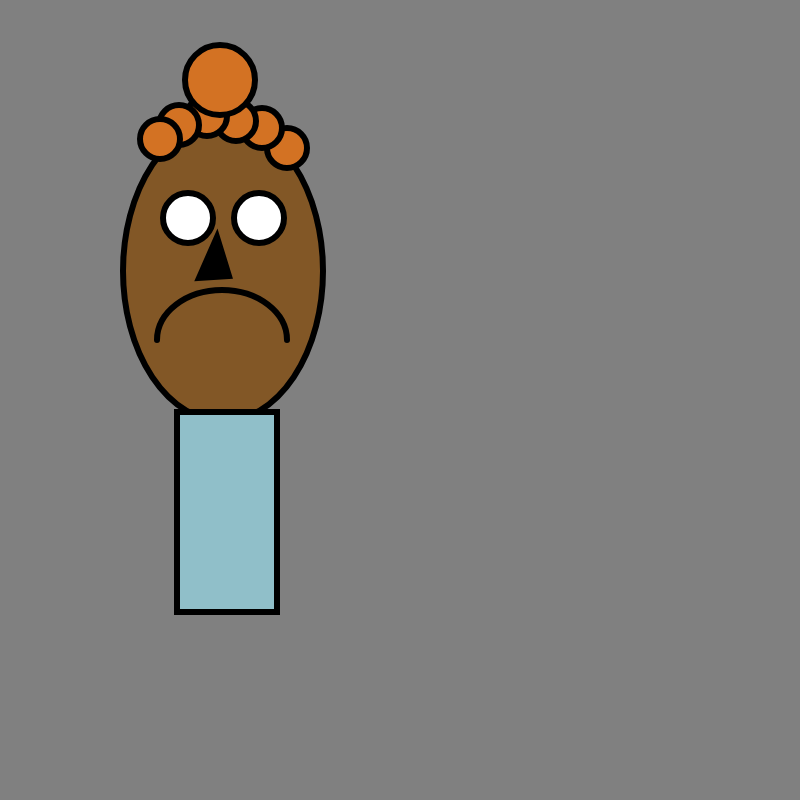
Frame 1 (no input)
Frame 60 (no input): identical to frame 1, image omitted
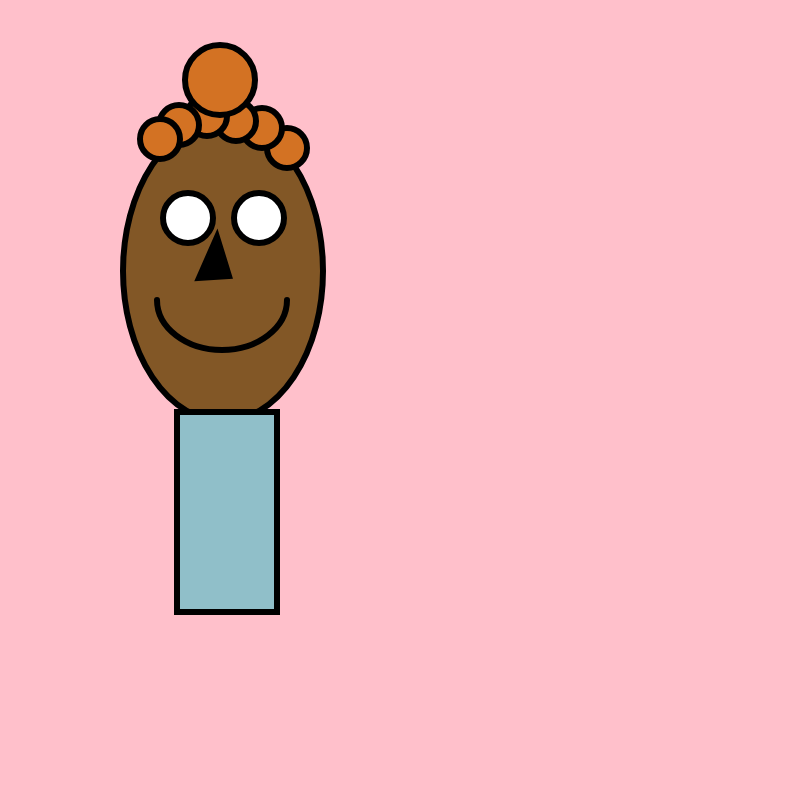
Frame 120 (the mouse pressed at the canvas centre since frame 60)

The p5.js sketch that drew these frames (run headless with seeded random() and noise() and a simulated clock; from frame 60 on, the mouse is pressed at the canvas centre):

// p5.js sketch
// ── sketch.js
function setup() {
  createCanvas(800, 800);
}

function draw() {
  strokeWeight(6);
  if (mouseIsPressed) {
    background('pink');
  } else {
    background('grey');
  }
push();
translate(0,100);
  fill(130, 87, 38);
ellipse(223,171,200,300);

fill(144, 191, 201);
rect(177,312,100,200);
//eyeballs
fill('white');
ellipse(188,118,50,50);
ellipse(259,118,50,50);
//nose
fill('black');
triangle(217,137,199,178,229,176);
//hair
fill(211, 114, 35);
ellipse(287,48,40,40);
ellipse(262,28,40,40);
ellipse(236,21,40,40);
ellipse(207,16,40,40);
ellipse(179,25,40,40);
ellipse(160,39,40,40);
ellipse(220,-20,70,70);



fill(130, 87, 38);
if (mouseIsPressed) {
  arc(222, 200, 130, 100, 0, PI); // smile - (this line is correct)
} else {
  arc(222, 240, 130, 100, PI, 0); // frown

}
pop();
}

function mousePressed() {

console.log(mouseX + ","+ mouseY);

}
